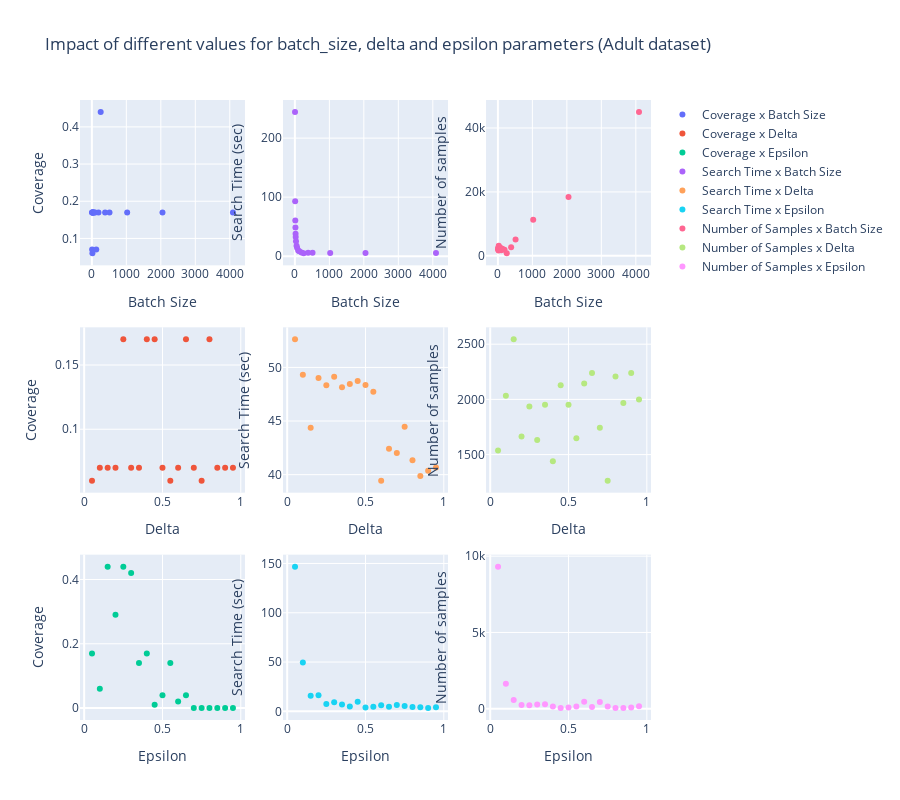
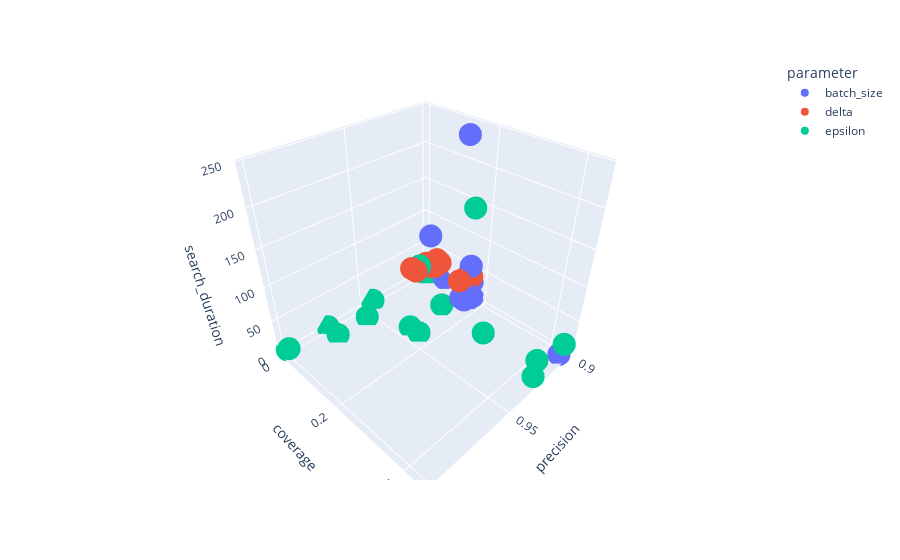

Source (notebook cell) for these figures, in order:
### Code cell
# Analysis Part
import pandas as pd
import plotly.express as px
import plotly.graph_objs as go
from plotly.subplots import make_subplots

df = pd.read_csv("hyperparams.csv")
print(df.head())

fig = make_subplots(
    rows=3, cols=3,
)

df_batch = df[df['parameter']=='batch_size']
df_delta = df[df['parameter']=='delta']
df_eps = df[df['parameter']=='epsilon']

trace_batch_cov = go.Scatter(
    x=df_batch.value,
    y=df_batch.coverage,
    mode='markers',
    name='Coverage x Batch Size'
)
trace_delta_cov = go.Scatter(
    x=df_delta.value,
    y=df_delta.coverage,
    mode='markers',
    name='Coverage x Delta'
)
trace_eps_cov = go.Scatter(
    x=df_eps.value,
    y=df_eps.coverage,
    mode='markers',
    name='Coverage x Epsilon'
)
trace_batch_dur = go.Scatter(
    x=df_batch.value,
    y=df_batch.search_duration,
    mode='markers',
    name='Search Time x Batch Size'
)
trace_delta_dur = go.Scatter(
    x=df_delta.value,
    y=df_delta.search_duration,
    mode='markers',
    name='Search Time x Delta'
)
trace_eps_dur = go.Scatter(
    x=df_eps.value,
    y=df_eps.search_duration,
    mode='markers',
    name='Search Time x Epsilon'
)

trace_batch_nsamples = go.Scatter(
    x=df_batch.value,
    y=df_batch.n_samples,
    mode='markers',
    name='Number of Samples x Batch Size'
)
trace_delta_nsamples = go.Scatter(
    x=df_delta.value,
    y=df_delta.n_samples,
    mode='markers',
    name='Number of Samples x Delta',
)
trace_eps_nsamples = go.Scatter(
    x=df_eps.value,
    y=df_eps.n_samples,
    mode='markers',
    name='Number of Samples x Epsilon'
)


fig.add_trace(trace_batch_cov, row=1, col=1)
fig.add_trace(trace_delta_cov, row=2, col=1)
fig.add_trace(trace_eps_cov, row=3, col=1)
fig.add_trace(trace_batch_dur, row=1, col=2)
fig.add_trace(trace_delta_dur, row=2, col=2)
fig.add_trace(trace_eps_dur, row=3, col=2)
fig.add_trace(trace_batch_nsamples, row=1, col=3)
fig.add_trace(trace_delta_nsamples, row=2, col=3)
fig.add_trace(trace_eps_nsamples, row=3, col=3)



fig.update_layout(
    title_text='Impact of different values for batch_size, delta and epsilon parameters (Adult dataset)',
    height=800
)

fig['layout']['xaxis']['title'] = 'Batch Size'
fig['layout']['xaxis2']['title'] = 'Batch Size'
fig['layout']['xaxis3']['title'] = 'Batch Size'
fig['layout']['xaxis4']['title'] = 'Delta'
fig['layout']['xaxis5']['title'] = 'Delta'
fig['layout']['xaxis6']['title'] = 'Delta'
fig['layout']['xaxis7']['title'] = 'Epsilon'
fig['layout']['xaxis8']['title'] = 'Epsilon'
fig['layout']['xaxis9']['title'] = 'Epsilon'
fig['layout']['yaxis']['title'] = 'Coverage'
fig['layout']['yaxis2']['title'] = 'Search Time (sec)'
fig['layout']['yaxis3']['title'] = 'Number of samples'
fig['layout']['yaxis4']['title'] = 'Coverage'
fig['layout']['yaxis5']['title'] = 'Search Time (sec)'
fig['layout']['yaxis6']['title'] = 'Number of samples'
fig['layout']['yaxis7']['title'] = 'Coverage'
fig['layout']['yaxis8']['title'] = 'Search Time (sec)'
fig['layout']['yaxis9']['title'] = 'Number of samples'

fig.show()

fig = px.scatter_3d(df, x='precision', y='coverage', z='search_duration',
              color='parameter')
fig.show()

### Figure 1 — Plotly figure (JSON) as saved in the notebook; plotly's stock layout.template omitted (floating-point values rounded to 4 significant figures)
{"data": [{"mode": "markers", "name": "Coverage x Batch Size", "type": "scatter", "x": [4, 8, 12, 16, 20, 24, 32, 48, 64, 96, 128, 192, 256, 384, 512, 1024, 2048, 4092], "xaxis": "x", "y": [0.17, 0.07, 0.17, 0.06, 0.17, 0.17, 0.17, 0.17, 0.17, 0.17, 0.07, 0.17, 0.44, 0.17, 0.17, 0.17, 0.17, 0.17], "yaxis": "y"}, {"mode": "markers", "name": "Coverage x Delta", "type": "scatter", "x": [0.05, 0.1, 0.15, 0.2, 0.25, 0.3, 0.35, 0.4, 0.45, 0.5, 0.55, 0.6, 0.65, 0.7, 0.75, 0.8, 0.85, 0.9, 0.95], "xaxis": "x4", "y": [0.06, 0.07, 0.07, 0.07, 0.17, 0.07, 0.07, 0.17, 0.17, 0.07, 0.06, 0.07, 0.17, 0.07, 0.06, 0.17, 0.07, 0.07, 0.07], "yaxis": "y4"}, {"mode": "markers", "name": "Coverage x Epsilon", "type": "scatter", "x": [0.05, 0.1, 0.15, 0.2, 0.25, 0.3, 0.35, 0.4, 0.45, 0.5, 0.55, 0.6, 0.65, 0.7, 0.75, 0.8, 0.85, 0.9, 0.95], "xaxis": "x7", "y": [0.17, 0.06, 0.44, 0.29, 0.44, 0.42, 0.14, 0.17, 0.01, 0.04, 0.14, 0.02, 0.04, 0, 0, 0, 0, 0, 0], "yaxis": "y7"}, {"mode": "markers", "name": "Search Time x Batch Size", "type": "scatter", "x": [4, 8, 12, 16, 20, 24, 32, 48, 64, 96, 128, 192, 256, 384, 512, 1024, 2048, 4092], "xaxis": "x2", "y": [244.2, 92.9, 60.54, 48.37, 38.11, 32.59, 25.4, 17.65, 14.12, 9.777, 8.135, 6.148, 4.809, 5.641, 5.87, 5.267, 5.288, 5.342], "yaxis": "y2"}, {"mode": "markers", "name": "Search Time x Delta", "type": "scatter", "x": [0.05, 0.1, 0.15, 0.2, 0.25, 0.3, 0.35, 0.4, 0.45, 0.5, 0.55, 0.6, 0.65, 0.7, 0.75, 0.8, 0.85, 0.9, 0.95], "xaxis": "x5", "y": [52.62, 49.33, 44.37, 49.01, 48.33, 49.14, 48.16, 48.46, 48.73, 48.35, 47.73, 39.44, 42.41, 42.03, 44.46, 41.33, 39.87, 40.36, 40.67], "yaxis": "y5"}, {"mode": "markers", "name": "Search Time x Epsilon", "type": "scatter", "x": [0.05, 0.1, 0.15, 0.2, 0.25, 0.3, 0.35, 0.4, 0.45, 0.5, 0.55, 0.6, 0.65, 0.7, 0.75, 0.8, 0.85, 0.9, 0.95], "xaxis": "x8", "y": [146.7, 49.69, 15.85, 16.36, 7.567, 9.14, 7.079, 4.848, 9.812, 3.885, 4.73, 6.241, 4.622, 6.578, 5.449, 4.486, 4.068, 3.435, 4.199], "yaxis": "y8"}, {"mode": "markers", "name": "Number of Samples x Batch Size", "type": "scatter", "x": [4, 8, 12, 16, 20, 24, 32, 48, 64, 96, 128, 192, 256, 384, 512, 1024, 2048, 4092], "xaxis": "x3", "y": [2036, 2280, 2472, 1632, 1980, 3120, 1856, 1920, 2624, 1728, 2176, 1920, 768, 2688, 5120, 11264, 18432, 45012], "yaxis": "y3"}, {"mode": "markers", "name": "Number of Samples x Delta", "type": "scatter", "x": [0.05, 0.1, 0.15, 0.2, 0.25, 0.3, 0.35, 0.4, 0.45, 0.5, 0.55, 0.6, 0.65, 0.7, 0.75, 0.8, 0.85, 0.9, 0.95], "xaxis": "x6", "y": [1536, 2032, 2544, 1664, 1936, 1632, 1952, 1440, 2128, 1952, 1648, 2144, 2240, 1744, 1264, 2208, 1968, 2240, 2000], "yaxis": "y6"}, {"mode": "markers", "name": "Number of Samples x Epsilon", "type": "scatter", "x": [0.05, 0.1, 0.15, 0.2, 0.25, 0.3, 0.35, 0.4, 0.45, 0.5, 0.55, 0.6, 0.65, 0.7, 0.75, 0.8, 0.85, 0.9, 0.95], "xaxis": "x9", "y": [9312, 1632, 576, 240, 224, 272, 288, 144, 48, 80, 144, 464, 112, 448, 144, 48, 48, 80, 160], "yaxis": "y9"}], "layout": {"height": 800, "title": {"text": "Impact of different values for batch_size, delta and epsilon parameters (Adult dataset)"}, "xaxis": {"anchor": "y", "domain": [0, 0.2889], "title": {"text": "Batch Size"}}, "xaxis2": {"anchor": "y2", "domain": [0.3556, 0.6444], "title": {"text": "Batch Size"}}, "xaxis3": {"anchor": "y3", "domain": [0.7111, 1], "title": {"text": "Batch Size"}}, "xaxis4": {"anchor": "y4", "domain": [0, 0.2889], "title": {"text": "Delta"}}, "xaxis5": {"anchor": "y5", "domain": [0.3556, 0.6444], "title": {"text": "Delta"}}, "xaxis6": {"anchor": "y6", "domain": [0.7111, 1], "title": {"text": "Delta"}}, "xaxis7": {"anchor": "y7", "domain": [0, 0.2889], "title": {"text": "Epsilon"}}, "xaxis8": {"anchor": "y8", "domain": [0.3556, 0.6444], "title": {"text": "Epsilon"}}, "xaxis9": {"anchor": "y9", "domain": [0.7111, 1], "title": {"text": "Epsilon"}}, "yaxis": {"anchor": "x", "domain": [0.7333, 1], "title": {"text": "Coverage"}}, "yaxis2": {"anchor": "x2", "domain": [0.7333, 1], "title": {"text": "Search Time (sec)"}}, "yaxis3": {"anchor": "x3", "domain": [0.7333, 1], "title": {"text": "Number of samples"}}, "yaxis4": {"anchor": "x4", "domain": [0.3667, 0.6333], "title": {"text": "Coverage"}}, "yaxis5": {"anchor": "x5", "domain": [0.3667, 0.6333], "title": {"text": "Search Time (sec)"}}, "yaxis6": {"anchor": "x6", "domain": [0.3667, 0.6333], "title": {"text": "Number of samples"}}, "yaxis7": {"anchor": "x7", "domain": [0, 0.2667], "title": {"text": "Coverage"}}, "yaxis8": {"anchor": "x8", "domain": [0, 0.2667], "title": {"text": "Search Time (sec)"}}, "yaxis9": {"anchor": "x9", "domain": [0, 0.2667], "title": {"text": "Number of samples"}}}}

### Figure 2 — Plotly figure (JSON) as saved in the notebook; plotly's stock layout.template omitted (floating-point values rounded to 4 significant figures)
{"data": [{"hovertemplate": "parameter=batch_size<br>precision=%{x}<br>coverage=%{y}<br>search_duration=%{z}<extra></extra>", "legendgroup": "batch_size", "marker": {"color": "#636efa", "symbol": "circle"}, "mode": "markers", "name": "batch_size", "scene": "scene", "showlegend": true, "type": "scatter3d", "x": [0.9111, 0.9132, 0.9045, 0.9197, 0.9091, 0.9029, 0.9084, 0.912, 0.9021, 0.9091, 0.9012, 0.9062, 0.9062, 0.9025, 0.9035, 0.9019, 0.9059, 0.9038], "y": [0.17, 0.07, 0.17, 0.06, 0.17, 0.17, 0.17, 0.17, 0.17, 0.17, 0.07, 0.17, 0.44, 0.17, 0.17, 0.17, 0.17, 0.17], "z": [244.2, 92.9, 60.54, 48.37, 38.11, 32.59, 25.4, 17.65, 14.12, 9.777, 8.135, 6.148, 4.809, 5.641, 5.87, 5.267, 5.288, 5.342]}, {"hovertemplate": "parameter=delta<br>precision=%{x}<br>coverage=%{y}<br>search_duration=%{z}<extra></extra>", "legendgroup": "delta", "marker": {"color": "#EF553B", "symbol": "circle"}, "mode": "markers", "name": "delta", "scene": "scene", "showlegend": true, "type": "scatter3d", "x": [0.9258, 0.9129, 0.9104, 0.9081, 0.907, 0.913, 0.9078, 0.9139, 0.9055, 0.9088, 0.9144, 0.909, 0.9036, 0.9123, 0.9225, 0.9067, 0.9101, 0.9054, 0.908], "y": [0.06, 0.07, 0.07, 0.07, 0.17, 0.07, 0.07, 0.17, 0.17, 0.07, 0.06, 0.07, 0.17, 0.07, 0.06, 0.17, 0.07, 0.07, 0.07], "z": [52.62, 49.33, 44.37, 49.01, 48.33, 49.14, 48.16, 48.46, 48.73, 48.35, 47.73, 39.44, 42.41, 42.03, 44.46, 41.33, 39.87, 40.36, 40.67]}, {"hovertemplate": "parameter=epsilon<br>precision=%{x}<br>coverage=%{y}<br>search_duration=%{z}<extra></extra>", "legendgroup": "epsilon", "marker": {"color": "#00cc96", "symbol": "circle"}, "mode": "markers", "name": "epsilon", "scene": "scene", "showlegend": true, "type": "scatter3d", "x": [0.9039, 0.9197, 0.9028, 0.925, 0.9286, 0.9191, 0.9201, 0.9444, 1, 0.975, 0.9444, 0.9052, 0.9554, 0.9062, 0.9444, 1, 1, 0.975, 0.9437], "y": [0.17, 0.06, 0.44, 0.29, 0.44, 0.42, 0.14, 0.17, 0.01, 0.04, 0.14, 0.02, 0.04, 0, 0, 0, 0, 0, 0], "z": [146.7, 49.69, 15.85, 16.36, 7.567, 9.14, 7.079, 4.848, 9.812, 3.885, 4.73, 6.241, 4.622, 6.578, 5.449, 4.486, 4.068, 3.435, 4.199]}], "layout": {"legend": {"title": {"text": "parameter"}, "tracegroupgap": 0}, "margin": {"t": 60}, "scene": {"domain": {"x": [0, 1], "y": [0, 1]}, "xaxis": {"title": {"text": "precision"}}, "yaxis": {"title": {"text": "coverage"}}, "zaxis": {"title": {"text": "search_duration"}}}}}
